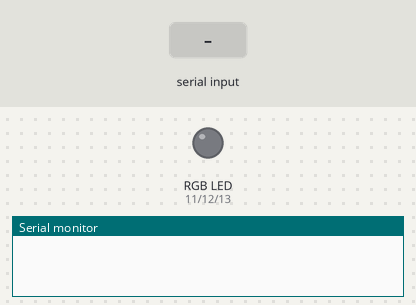
This sketch was run on a simulated Arduino Uno, built with avr-gcc and run on an emulated ATmega328P. Shown: an RGB LED mixed from three pins (HIGH = lit), the last lines printed to the serial monitor. The inputs (shaded band) are chosen by the test bench.

Above: at 1.2 s.
1.3 s: "1" received over Serial
At 1.7 s:
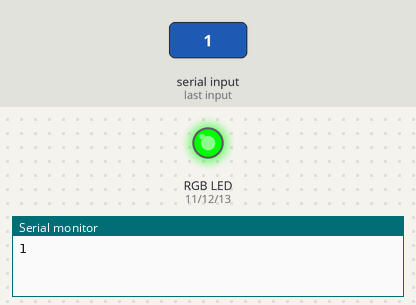
2.8 s: "2" received over Serial
At 4.0 s:
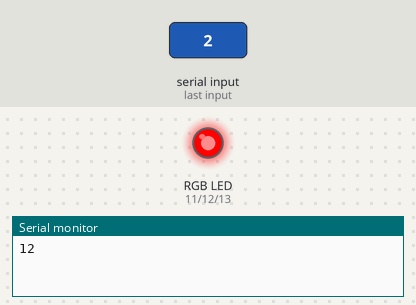
4.3 s: "0" received over Serial
At 5.2 s:
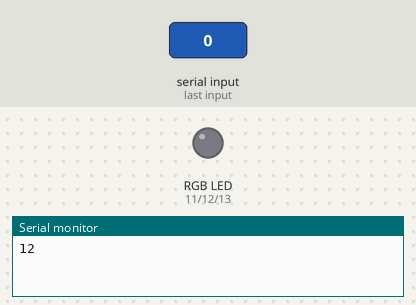
Timing chart, 0 to 7.3 s (numbered marks = the images above; inputs shaded):
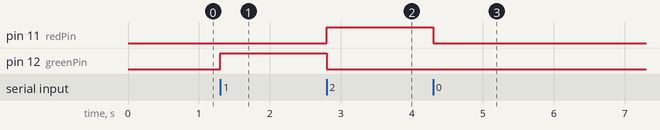

Measured:
- after the input at 1.3 s, pin 12 (greenPin): LOW → HIGH at once
- after the input at 2.8 s, pin 11 (redPin): LOW → HIGH at once; pin 12 (greenPin): HIGH → LOW at once
- after the input at 4.3 s, pin 11 (redPin): HIGH → LOW at once

The sketch:

RGB_LED_Strip2.ino
```cpp
int redPin = 11;
int greenPin = 12;
int bluePin = 13;

void setup() {
  Serial.begin(9600);
  pinMode(redPin, OUTPUT);
  pinMode(greenPin, OUTPUT);
  pinMode(bluePin, OUTPUT);
}

void loop() {
  if (Serial.available() > 0) {
    char inChar = Serial.read();
    if (inChar == '1') {
      Serial.print(inChar);
      setColor(0, 255, 0); // green
    } else if (inChar == '2') {
      Serial.print(inChar);
      setColor(255, 0, 0); // red
    }
    else {
      setColor(0, 0, 0); // off
    }
  }
}

void setColor(int red, int green, int blue) {
  analogWrite(redPin, red);
  analogWrite(greenPin, green);
  analogWrite(bluePin, blue);
}
```
